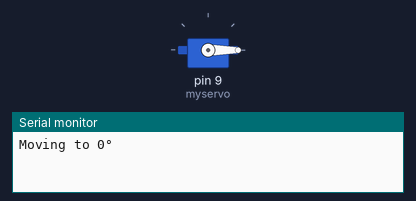
This sketch was run on a simulated Arduino Uno, built with avr-gcc and run on an emulated ATmega328P. Parts: servo, the last lines printed to the serial monitor.

Above: at 1.05 s.
At 2.5 s:
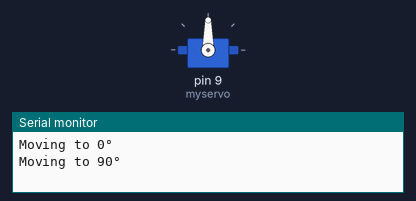
At 4.0 s:
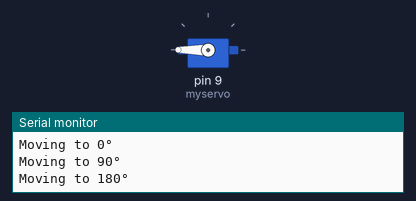
Timing chart, 0 to 7.9 s (numbered marks = the images above):
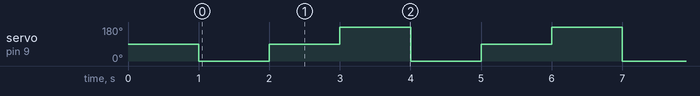

Measured:
- by itself, servo on pin 9 (myservo): repeats every 3.0 s: 90° 1.0 s, 180° 1.0 s, 0° 1.0 s

The sketch:

servo_movements.ino
```cpp
#include <Servo.h>

Servo myservo;

void setup() {
  Serial.begin(9600);
  myservo.attach(9);
  myservo.write(90);         // center
  delay(1000);
}

void loop() {
  Serial.println("Moving to 0°");
  myservo.write(0);
  delay(1000);

  Serial.println("Moving to 90°");
  myservo.write(90);
  delay(1000);

  Serial.println("Moving to 180°");
  myservo.write(180);
  delay(1000);
}
```
